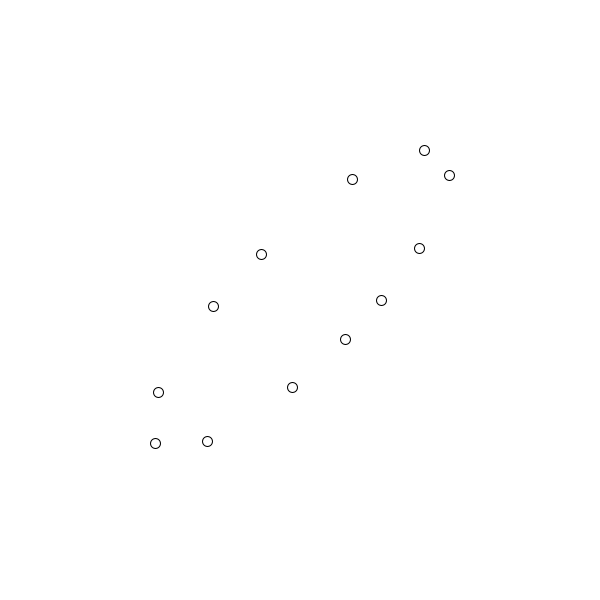
Frame 1 (no input)
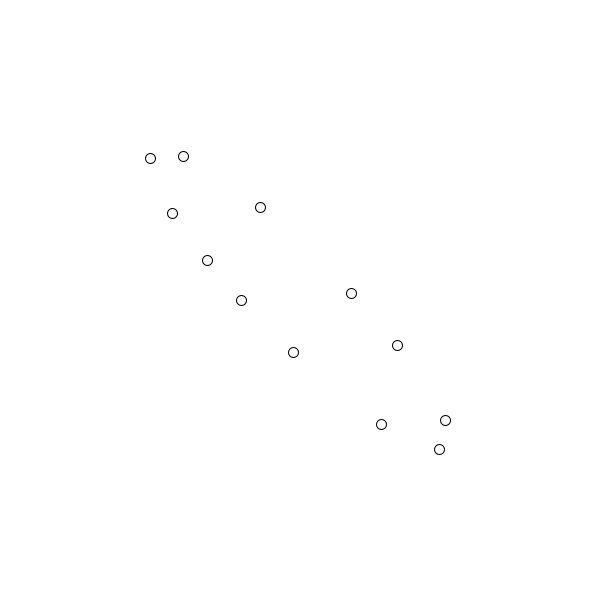
Frame 60 (the mouse pressed at the canvas centre just before this capture)
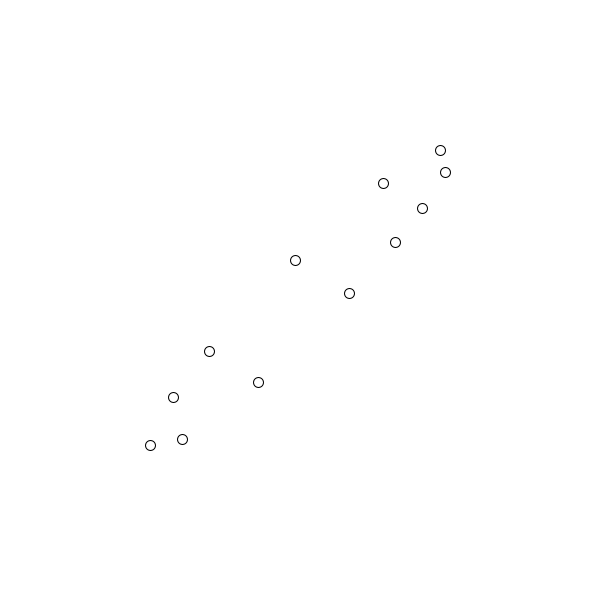
Frame 120 (the mouse held since frame 60 and released just before this capture)

The Processing sketch that drew these frames (run headless with seeded random() and noise(); from frame 60 on, the mouse is pressed at the canvas centre):

// Processing sketch: sketch_180903b
// ── sketch_180903b.pde
float angle = 0;
float n = 12;
float slice = PI * 2 / n;
float radius = 15;
float distance = 200;
float time = 0;

void setup() {
    size(600, 600);
    frameRate(30);
}

void draw() {
    background(255);
    //fill(255, 10);
    //rect(0, 0, width, height);
    
    //translate(width/2, height/2);
    
    //float nTotal = map(mouseX, 0, width, 1, 360);
    //println(nTotal);
    
    //for (int i = 0; i < n; i++) {
    //    angle = i * slice;
        
    //    float x = cos(angle)*distance;
    //    float y = sin(angle)*distance;
        
    //    float noise = noise(frameCount * 0.05);
    //    println(noise);
    //    ellipse(x + cos(time) * 50, y + sin(time) * 50, radius, radius);
    //}
    
    for (int i = 0; i < n; i++) {
        float x = (width/2) + cos(time + (i * 60) + cos(time)) * 150;
        float y = (height/2) + sin(time + (i * 60) + sin(time)) * 150;
        
        ellipse(x, y, 10, 10);
    }
    
    //ellipse((width/2) + cos(time + 100) * 150, (height/2) + sin(time + 100) * 150, 10, 10);
    
    time += 0.05;
}
